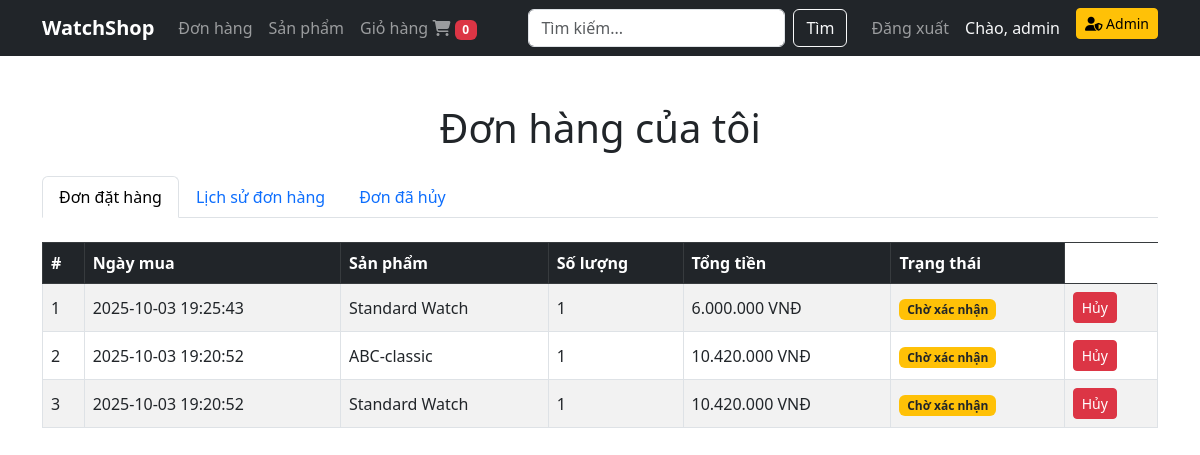
Screenshot of /index.php?action=order (signed in) with the database file from the repository.
### tables this page shows
CREATE TABLE `order_items` (
  `id` int(11) NOT NULL,
  `order_id` int(11) NOT NULL,
  `product_id` int(11) NOT NULL,
  `quantity` int(11) NOT NULL,
  `price` decimal(12,2) NOT NULL,
  `created_at` datetime DEFAULT current_timestamp(),
  `updated_at` datetime DEFAULT current_timestamp() ON UPDATE current_timestamp()
);

CREATE TABLE `orders` (
  `id` int(11) NOT NULL,
  `user_id` int(11) NOT NULL,
  `fullname` varchar(255) DEFAULT NULL,
  `phone` varchar(50) DEFAULT NULL,
  `email` varchar(255) DEFAULT NULL,
  `address` text DEFAULT NULL,
  `district` varchar(100) DEFAULT NULL,
  `city` varchar(100) DEFAULT NULL,
  `postcode` varchar(20) DEFAULT NULL,
  `note` text DEFAULT NULL,
  `payment_method` varchar(50) DEFAULT NULL,
  `total` decimal(12,2) DEFAULT NULL,
  `created_at` datetime DEFAULT current_timestamp(),
  `updated_at` datetime DEFAULT current_timestamp() ON UPDATE current_timestamp(),
  `status` enum('Chờ xác nhận','Đang giao','Giao thành công','Đã hủy') NOT NULL DEFAULT 'Chờ xác nhận'
);

CREATE TABLE `products` (
  `id` int(11) NOT NULL,
  `name` varchar(255) NOT NULL,
  `description` text DEFAULT NULL,
  `image` varchar(255) DEFAULT NULL,
  `price` decimal(10,2) DEFAULT 0.00,
  `stock` int(11) NOT NULL,
  `category_id` int(11) NOT NULL,
  `created_at` timestamp NOT NULL DEFAULT current_timestamp(),
  `updated_at` timestamp NOT NULL DEFAULT current_timestamp() ON UPDATE current_timestamp()
);

### controller/site/OrderController.php (called while the page is built, shortened)
<?php
require_once __DIR__ . "/../../model/Order.php";
class OrderController {
    private Order $orderModel;
    public function __construct(Order $orderModel, Product $productModel, OrderItems $orderItemsModel) {
        $this->orderModel = $orderModel;
    }
    public function index() {
        $user_id= $_SESSION['user']['id'];
        $pendingOrders=$this->orderModel->pendingOrder($user_id);
        include __DIR__ . "/../../view/site/order.php";
    }
}

### model/Order.php (called while the page is built, shortened)
<?php
class Order {
    private $pdo;
    public function __construct($pdo) {
        $this->pdo = $pdo;
    }
    public function pendingOrder($user_id){
        $stmt=$this->pdo->prepare("SELECT o.id AS order_id, o.created_at AS order_date, o.status, p.name AS product_name, oi.quantity as quantity, o.total AS total_price FROM orders o JOIN order_items oi ON o.id = oi.order_id JOIN products p ON oi.product_id = p.id WHERE o.user_id = ? AND (o.status = 'Chờ xác nhận' OR o.status='Đang giao') ORDER BY o.created_at DESC, o.id DESC");
        $stmt->execute([$user_id]);
        return $stmt->fetchAll(PDO::FETCH_ASSOC);
    }
}
?>

### view/site/order.php (the view, shortened to what this page needs)
<?php
include __DIR__ . '/components/header.php';
?>
<div class="container py-5">
    <h1 class="mb-4 text-center">Đơn hàng của tôi</h1>
    <ul class="nav nav-tabs mb-4" id="orderTabs" role="tablist">
        <li class="nav-item" role="presentation">
            <button class="nav-link active" id="pending-tab" data-bs-toggle="tab" data-bs-target="#pending" type="button" role="tab">Đơn đặt hàng</button>
        </li>
        <li class="nav-item" role="presentation">
            <button class="nav-link" id="completed-tab" data-bs-toggle="tab" data-bs-target="#completed" type="button" role="tab">Lịch sử đơn hàng</button>
        </li>
        <li class="nav-item" role="presentation">
            <button class="nav-link" id="cancelled-tab" data-bs-toggle="tab" data-bs-target="#cancelled" type="button" role="tab">Đơn đã hủy</button>
        </li>
    </ul>
    <div class="tab-content">
        <div class="tab-pane fade show active" id="pending" role="tabpanel">
            <?php if (!empty($pendingOrders)): ?>
                <div class="table-responsive">
                    <table class="table table-striped table-bordered align-middle">
                        <thead class="table-dark">
                            <tr>
                                <th>#</th>
                                <th>Ngày mua</th>
                                <th>Sản phẩm</th>
                                <th>Số lượng</th>
                                <th>Tổng tiền</th>
                                <th>Trạng thái</th>
                            </tr>
                        </thead>
                        <tbody>
                        <?php foreach ($pendingOrders as $index => $order): ?>
                            <tr>
                                <td><?= $index + 1 ?></td>
                                <td><?= htmlspecialchars($order['order_date']) ?></td>
                                <td><?= htmlspecialchars($order['product_name']) ?></td>
                                <td><?= $order['quantity'] ?></td>
                                <td><?= number_format($order['total_price'], 0, ',', '.') ?> VNĐ</td>
                                <td><span class="badge bg-warning text-dark"><?= htmlspecialchars($order['status']) ?></span></td>
                                <td>
                                    <?php if ($order['status'] === 'Chờ xác nhận'): ?>
                                        <form action="/php-pj/index.php?action=order" method="POST" style="display:inline;">
                                            <button type="submit" class="btn btn-danger btn-sm"
                                                    onclick="return confirm('Bạn có chắc muốn hủy đơn hàng này không?')">
                                                Hủy
                                            </button>
                                        </form>
                                    <?php else: ?>
                                        <button class="btn btn-secondary btn-sm" disabled>Không thể hủy</button>
                                    <?php endif; ?>
                                </td>
                            </tr>
                        <?php endforeach; ?>
                        </tbody>
                    </table>
                </div>
            <?php else: ?>
                <p class="text-center fs-5">Bạn chưa có đơn đặt hàng nào.</p>
            <?php endif; ?>
        </div>
    </div>
</div>
</body>
</html>

### rows the page displays
order_items: order.created_at "2025-10-03 19:25:43", product.name "Standard Watch", quantity "1", order.total "6.000.000", order.status "Chờ xác nhận"
order_items: order.created_at "2025-10-03 19:20:52", product.name "ABC-classic", quantity "1", order.total "10.420.000", order.status "Chờ xác nhận"
order_items: order.created_at "2025-10-03 19:20:52", product.name "Standard Watch", quantity "1", order.total "10.420.000", order.status "Chờ xác nhận"

### other values shown
$totalItems "0"
$_SESSION['user']['username'] "admin"
